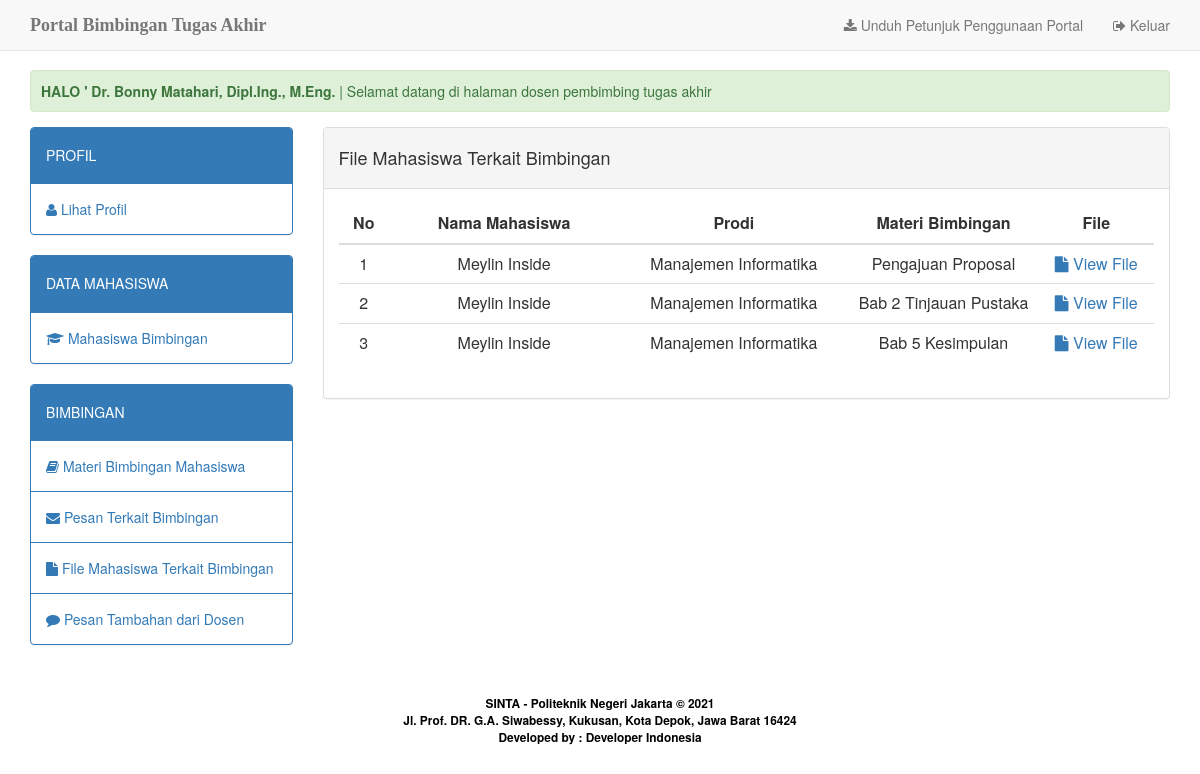
The page /home.php?apps=filemahasiswa (signed in) on the database its author committed.
### tables this page shows
CREATE TABLE `dosen` (
  `id_dosen` int(3) NOT NULL,
  `nip_dosen` char(18) NOT NULL,
  `nm_dosen` varchar(50) NOT NULL,
  `no_telp` char(12) DEFAULT NULL,
  `username` char(10) NOT NULL,
  `password` char(10) NOT NULL,
  `status_user` varchar(5) NOT NULL DEFAULT 'dosen'
);

CREATE TABLE `file_mahasiswa` (
  `id_file` int(10) NOT NULL,
  `file` varchar(30) NOT NULL,
  `type` varchar(20) NOT NULL,
  `size` int(10) NOT NULL,
  `mhs_pengirim` int(10) NOT NULL,
  `id_subject` int(10) NOT NULL
);

CREATE TABLE `mahasiswa` (
  `nim` int(11) NOT NULL,
  `nm_mhs` varchar(30) NOT NULL,
  `th_bimbingan` year(4) NOT NULL,
  `id_prodi` int(2) NOT NULL,
  `id_dosen` int(3) NOT NULL,
  `foto` varchar(30) NOT NULL DEFAULT 'default.jpg',
  `username` char(10) NOT NULL,
  `password` char(10) NOT NULL,
  `status_user` varchar(9) NOT NULL DEFAULT 'mahasiswa'
);

CREATE TABLE `prodi` (
  `id_prodi` int(2) NOT NULL,
  `nama_prodi` varchar(30) NOT NULL,
  `jenjang` varchar(5) NOT NULL
);

CREATE TABLE `subject` (
  `id_subject` int(10) NOT NULL,
  `subject` varchar(50) NOT NULL,
  `nim` int(10) NOT NULL,
  `status_bimbingan` varchar(20) NOT NULL,
  `tgl` datetime NOT NULL DEFAULT CURRENT_TIMESTAMP ON UPDATE CURRENT_TIMESTAMP
);

### apps/app_filemahasiswa/dosenview.php (the view, shortened to what this page needs)
<div class="panel panel-default">
	<div class="panel-heading">
		<span>
			<h4>File Mahasiswa Terkait Bimbingan</h4>
			</span>
  </div>
	<div class="panel-body">
		<table class="table table-hover" id="tbl_mahasiswa">
			<thead>
	    		<tr>
	    			<th style="width: 1%"><div align="center">No</div></th>
	    			<th style="width: 10%"><div align="center">Nama Mahasiswa</div></th>
	    			<th style="width: 10%"><div align="center">Prodi</div></th>
	    			<th style="width: 7%"><div align="center">Materi Bimbingan</div></th>
	    			<th style="width: 5%"><div align="center">File</div></th>
	    		</tr>
	    	</thead>
	    	<tbody>
	    		<?php
	    			$stmt = $db_con->prepare("SELECT * FROM file_mahasiswa, subject, mahasiswa, prodi where subject.nim=file_mahasiswa.mhs_pengirim && mahasiswa.id_dosen='$_SESSION[user_session]' && prodi.id_prodi=mahasiswa.id_prodi && subject.id_subject=file_mahasiswa.id_subject && file_mahasiswa.mhs_pengirim=mahasiswa.nim ORDER BY nm_mhs DESC");
					$stmt->execute();
					$no=1;
					while($row=$stmt->fetch(PDO::FETCH_ASSOC)) {
				?>
					<tr>
						<td><div align="center"><?php echo $no; ?></div></td>
						<td><div align="center"><?php echo $row['nm_mhs']; ?></div></td>
						<td><div align="center"><?php echo $row['nama_prodi']; ?></div></td>
						<td><div align="center"><?php echo $row['subject']; ?></div></td>
						<td align="center"><a href="filemahasiswa/<?php echo $row['file'] ?>" target="_blank"><span class="fa fa-file"></span> View File</a></td>
					</tr>
				<?php
						$no++;
				 	}
				?>
	    	</tbody>
		</table>
	</div>
</div>

### home.php (shortened to what this page needs)
<?php
	include_once 'dbconfig.php';
	$stmt = $db_con->prepare("SELECT * FROM dosen WHERE id_dosen=:uid");
	$stmt->execute(array(":uid"=>$_SESSION['user_session']));
	$row=$stmt->fetch(PDO::FETCH_ASSOC);
	$stmt2 = $db_con->prepare("SELECT * FROM mahasiswa WHERE nim=:uid");
	$stmt2->execute(array(":uid"=>$_SESSION['user_session']));
	$row2=$stmt2->fetch(PDO::FETCH_ASSOC);
	$stmt3 = $db_con->prepare("SELECT * FROM admin_prodi WHERE id_admin=:uid");
	$stmt3->execute(array(":uid"=>$_SESSION['user_session']));
	$row3=$stmt3->fetch(PDO::FETCH_ASSOC);
	$stmt4 = $db_con->prepare("SELECT * FROM kaprodi WHERE id_kaprodi=:uid");
	$stmt4->execute(array(":uid"=>$_SESSION['user_session']));
	$row4=$stmt4->fetch(PDO::FETCH_ASSOC);
?>
<!DOCTYPE html>
<html lang="en">
<head>
	<link href="assets/css/bootstrap.min.css" rel="stylesheet">
	<link href="assets/css/style.css" rel="stylesheet">
	<link href="assets/css/font-awesome.css" rel="stylesheet">
	<link href="assets/css/datatables.min.css" rel="stylesheet">
</head>
<body>
	<nav class="navbar navbar-default navbar-fixed-top">
		<div class="container">
			<div class="navbar-header">
				<a class="navbar-brand" href="./"><b>Portal Bimbingan Tugas Akhir</b><span class="style4"></span></a>
			</div>
			<div id="navbar" class="navbar-collapse collapse">
				<ul class="nav navbar-nav navbar-right">
					<?php if ($_SESSION['user_level']=='mahasiswa') {
			        echo "<li><a download href=petunjuk/mahasiswa.pdf><span class=\"fa fa-download\"></span> Unduh Petunjuk Penggunaan Portal</a></li>";
			        }
					elseif ($_SESSION['user_level']=='dosen') {
			        echo "<li><a download href=petunjuk/dosen.pdf><span class=\"fa fa-download\"></span> Unduh Petunjuk Penggunaan Portal</a></li>";
			        }
					elseif ($_SESSION['user_level']=='kaprodi') {
			        echo "<li><a download href=petunjuk/kaprodi.pdf><span class=\"fa fa-download\"></span> Unduh Petunjuk Penggunaan Portal</a></li>";
			        }
					 ?>
					<li><a href="logout.php"><span class="fa fa-sign-out"></span> Keluar</a></li>
				</ul>
			</div>
		</div>
	</nav>
	<div class="body-container">
		<div class="container">
			<div class='alert alert-success'>
				<marquee>
					<strong>HALO ' <?php
					if ($_SESSION['user_level']=='dosen') {echo $row['nm_dosen'];}
					elseif ($_SESSION['user_level']=='mahasiswa') {echo $row2['nm_mhs'];}
					elseif ($_SESSION['user_level']=='admin') {echo $row3['nm_admin'];}
					elseif ($_SESSION['user_level']=='kaprodi') {echo $row4['nm_kaprodi'];}
				?></strong> | Selamat datang di halaman <?php
					if ($_SESSION['user_level']=='dosen') {echo "dosen pembimbing tugas akhir";}
					elseif ($_SESSION['user_level']=='mahasiswa') {echo "mahasiswa";}
					elseif ($_SESSION['user_level']=='admin') {echo "administrator";}
					elseif ($_SESSION['user_level']=='kaprodi') {echo "kepala prodi";}
				?>
				</marquee>
			</div>
			<div class="row">
				<div class="col-md-3">
					<?php include 'apps/menu.php'; ?>
				</div>
				<div class="col-md-9">
					<?php include 'apps/content.php'; ?>
				</div>
			</div>
		</div>
		<center>
			<p>&nbsp;</p>
			<p><small style="color: #fff"><span class="style3" style="font-weight: bold;">SINTA - Politeknik Negeri
						Jakarta &copy; <?php echo date('Y');?></span><br>
					<strong><span class="style3"><span class="style3">Jl. Prof. DR. G.A. Siwabessy, Kukusan, Kota Depok,
								Jawa Barat 16424<br>
								Developed by : Developer Indonesia
							</span></strong></small> </p>
		</center>
	</div>
</body>
</html>

### assets/css/style.css (style rules this page uses)
body { background:#f1f9f9; }
.body-container { margin-top:70px; }
.navbar-brand { font-family:"Lucida Handwriting"; }

### home.php (style rules this page uses)
.style3 { color: #000000 }

### rows shown on the page
dosen: nm_dosen "Dr. Bonny Matahari, Dipl.Ing., M.Eng."
file_mahasiswa: mhs_pengirim.nm_mhs "Meylin Inside", prodi.nama_prodi "Manajemen Informatika", id_subject.subject "Pengajuan Proposal"
file_mahasiswa: mhs_pengirim.nm_mhs "Meylin Inside", prodi.nama_prodi "Manajemen Informatika", id_subject.subject "Bab 2 Tinjauan Pustaka"
file_mahasiswa: mhs_pengirim.nm_mhs "Meylin Inside", prodi.nama_prodi "Manajemen Informatika", id_subject.subject "Bab 5 Kesimpulan"
